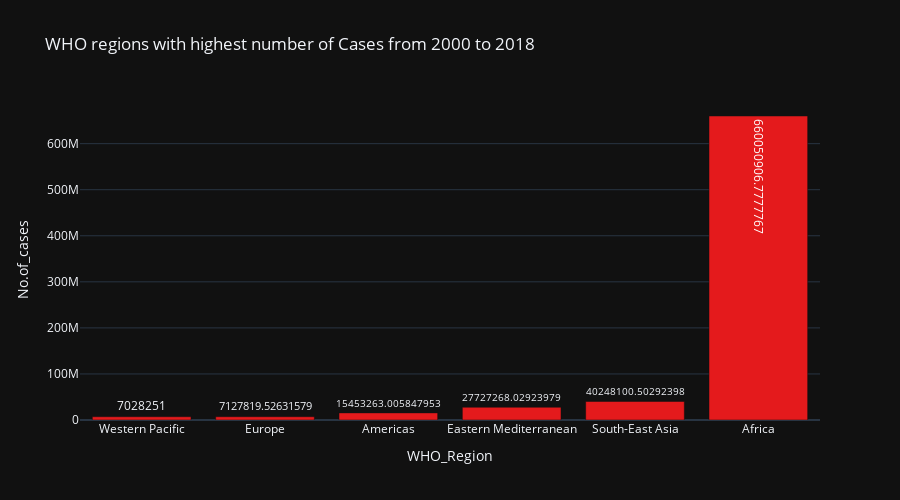

The cell this chart's notebook holds for it:
### Code cell
who_group =dt.groupby('WHO_Region')["No.of_cases","No.of_deaths"].sum().reset_index()
who_group.head().style.background_gradient(cmap ='Reds')
pio.templates.default = "plotly_dark"
fig = px.bar(who_group.sort_values("No.of_cases",ascending=False)[::-1],y="No.of_cases",x ="WHO_Region",text="No.of_cases",
             title="WHO regions with highest number of Cases from 2000 to 2018",
             color_discrete_sequence= px.colors.qualitative.Set1,height=500,orientation="v")
fig.show()

### Figure 1 — Plotly figure (JSON) as saved in the notebook; plotly's stock layout.template omitted (floating-point values rounded to 4 significant figures)
{"data": [{"alignmentgroup": "True", "hovertemplate": "WHO_Region=%{x}<br>No.of_cases=%{text}<extra></extra>", "legendgroup": "", "marker": {"color": "rgb(228,26,28)"}, "name": "", "offsetgroup": "", "orientation": "v", "showlegend": false, "text": [7028251, 7128000.0, 15450000.0, 27730000.0, 40250000.0, 660100000.0], "textposition": "auto", "type": "bar", "x": ["Western Pacific", "Europe", "Americas", "Eastern Mediterranean", "South-East Asia", "Africa"], "xaxis": "x", "y": [7028251, 7128000.0, 15450000.0, 27730000.0, 40250000.0, 660100000.0], "yaxis": "y"}], "layout": {"barmode": "relative", "height": 500, "legend": {"tracegroupgap": 0}, "title": {"text": "WHO regions with highest number of Cases from 2000 to 2018"}, "xaxis": {"anchor": "y", "domain": [0, 1], "title": {"text": "WHO_Region"}}, "yaxis": {"anchor": "x", "domain": [0, 1], "title": {"text": "No.of_cases"}}}}
